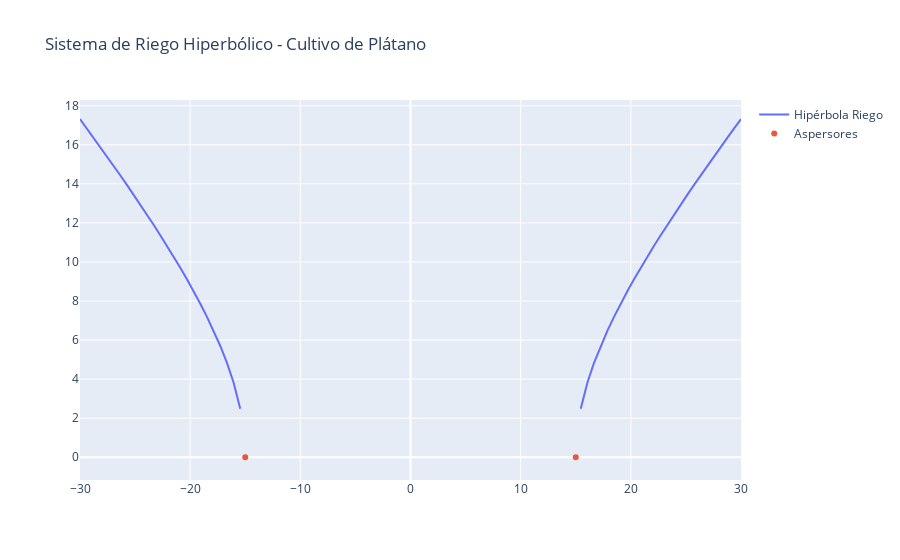

Source (notebook cell):
### Markdown cell above
4. **Simulación Computacional:**

### Code cell
import numpy as np 
import plotly.graph_objects as go

a, b = 15, 10
x = np.linspace(-30, 30, 100)
y = b * np.sqrt((x**2 / a**2) - 1)

fig = go.Figure(data=go.Scatter(x=x, y=y, mode='lines', name='Hipérbola Riego'))
fig.add_trace(go.Scatter(x=[-a, a], y=[0,0], mode='markers', name='Aspersores'))
fig.update_layout(title='Sistema de Riego Hiperbólico - Cultivo de Plátano')
fig.show()

### Figure 1 — Plotly figure (JSON) as saved in the notebook; plotly's stock layout.template omitted (floating-point values rounded to 4 significant figures)
{"data": [{"mode": "lines", "name": "Hipérbola Riego", "type": "scatter", "x": [-30.0, -29.39, -28.79, -28.18, -27.58, -26.97, -26.36, -25.76, -25.15, -24.55, -23.94, -23.33, -22.73, -22.12, -21.52, -20.91, -20.3, -19.7, -19.09, -18.48, -17.88, -17.27, -16.67, -16.06, -15.45, -14.85, -14.24, -13.64, -13.03, -12.42, -11.82, -11.21, -10.61, -10.0, -9.394, -8.788, -8.182, -7.576, -6.97, -6.364, -5.758, -5.152, -4.545, -3.939, -3.333, -2.727, -2.121, -1.515, -0.9091, -0.303, 0.303, 0.9091, 1.515, 2.121, 2.727, 3.333, 3.939, 4.545, 5.152, 5.758, 6.364, 6.97, 7.576, 8.182, 8.788, 9.394, 10.0, 10.61, 11.21, 11.82, 12.42, 13.03, 13.64, 14.24, 14.85, 15.45, 16.06, 16.67, 17.27, 17.88, 18.48, 19.09, 19.7, 20.3, 20.91, 21.52, 22.12, 22.73, 23.33, 23.94, 24.55, 25.15, 25.76, 26.36, 26.97, 27.58, 28.18, 28.79, 29.39, 30.0], "y": [17.32, 16.85, 16.38, 15.91, 15.43, 14.94, 14.45, 13.96, 13.46, 12.95, 12.44, 11.92, 11.38, 10.84, 10.28, 9.711, 9.122, 8.511, 7.873, 7.202, 6.486, 5.71, 4.843, 3.826, 2.48, NaN, NaN, NaN, NaN, NaN, NaN, NaN, NaN, NaN, NaN, NaN, NaN, NaN, NaN, NaN, NaN, NaN, NaN, NaN, NaN, NaN, NaN, NaN, NaN, NaN, NaN, NaN, NaN, NaN, NaN, NaN, NaN, NaN, NaN, NaN, NaN, NaN, NaN, NaN, NaN, NaN, NaN, NaN, NaN, NaN, NaN, NaN, NaN, NaN, NaN, 2.48, 3.826, 4.843, 5.71, 6.486, 7.202, 7.873, 8.511, 9.122, 9.711, 10.28, 10.84, 11.38, 11.92, 12.44, 12.95, 13.46, 13.96, 14.45, 14.94, 15.43, 15.91, 16.38, 16.85, 17.32]}, {"mode": "markers", "name": "Aspersores", "type": "scatter", "x": [-15, 15], "y": [0, 0]}], "layout": {"title": {"text": "Sistema de Riego Hiperbólico - Cultivo de Plátano"}}}
